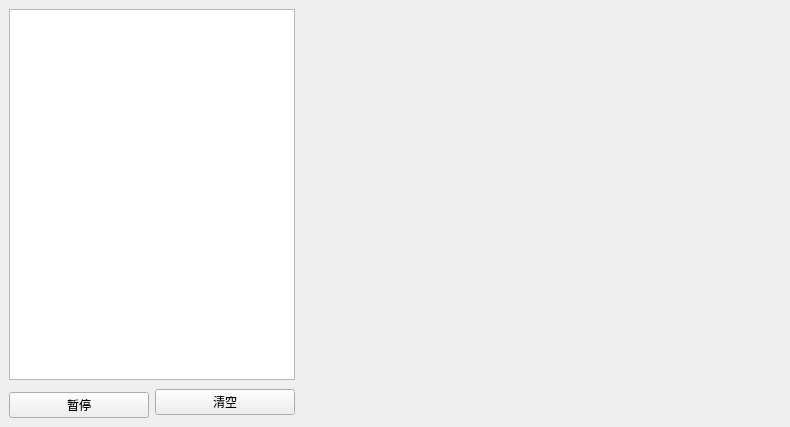
<?xml version="1.0" encoding="UTF-8"?>
<ui version="4.0">
 <class>MainWindow</class>
 <widget class="QMainWindow" name="MainWindow">
  <property name="geometry">
   <rect>
    <x>0</x>
    <y>0</y>
    <width>750</width>
    <height>427</height>
   </rect>
  </property>
  <property name="windowTitle">
   <string>MainWindow</string>
  </property>
  <widget class="QWidget" name="centralwidget">
   <layout class="QGridLayout" name="gridLayout" columnstretch="0,0,0" rowminimumheight="0,0,0" columnminimumwidth="140,140,480">
    <item row="0" column="0" colspan="2">
     <widget class="QTextEdit_AppendEnable" name="textEdit">
      <property name="font">
       <font>
        <pointsize>8</pointsize>
       </font>
      </property>
      <property name="readOnly">
       <bool>true</bool>
      </property>
     </widget>
    </item>
    <item row="1" column="1" rowspan="2">
     <widget class="QPushButton" name="btn_clear">
      <property name="text">
       <string>清空</string>
      </property>
     </widget>
    </item>
    <item row="2" column="0">
     <widget class="QPushButton" name="btn_stop">
      <property name="text">
       <string>暂停</string>
      </property>
      <property name="checkable">
       <bool>true</bool>
      </property>
      <property name="checked">
       <bool>false</bool>
      </property>
     </widget>
    </item>
    <item row="0" column="2" rowspan="3">
     <widget class="MyFigure_Inc" name="widget" native="true"/>
    </item>
   </layout>
  </widget>
 </widget>
 <customwidgets>
  <customwidget>
   <class>QTextEdit_AppendEnable</class>
   <extends>QTextEdit</extends>
   <header>MyWidgets</header>
  </customwidget>
  <customwidget>
   <class>MyFigure_Inc</class>
   <extends>QWidget</extends>
   <header>MyWidgets</header>
   <container>1</container>
  </customwidget>
 </customwidgets>
 <resources/>
 <connections/>
</ui>
